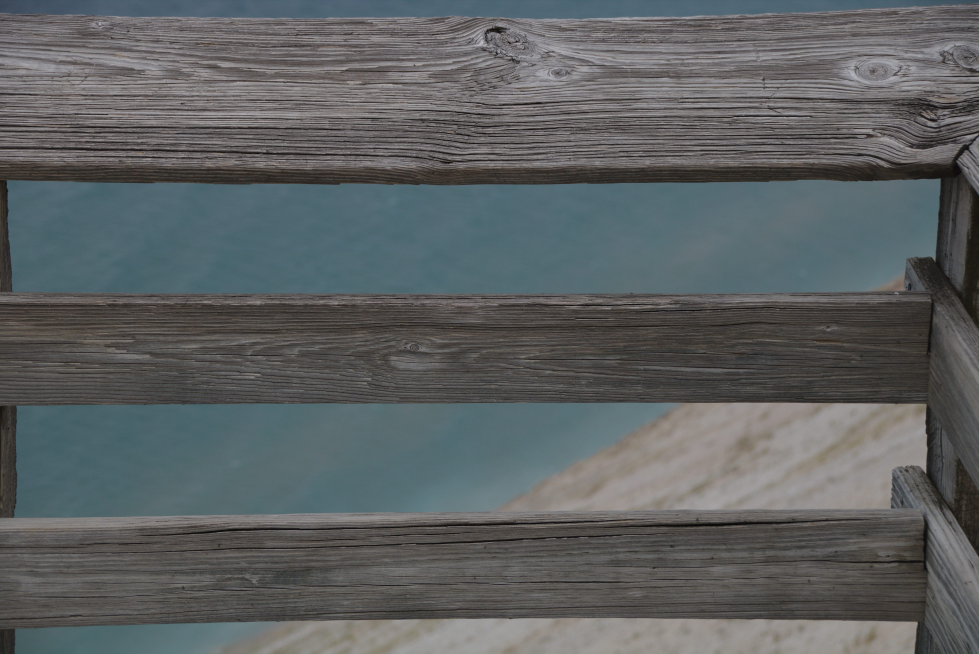
#> input picture pictures/platform.jpg, 4895 x 3268 px, found by its file name (shown at 1/5 size)
$ python top10.py
#> lines starting #> are read from the running program, lines starting #| are printed output that depends on the picture
import os
import glob
import matplotlib.pyplot as plt
import numpy as np
from PIL import Image
from pywaffle import Waffle


imageArray = []
colorArray = []
colorPercentage = 50


def get_colors(imageArray):
    for color in imageArray:
        if not colorArray:
            color[3] = color[3] + 1
            colorArray.append(color)
            # colorArray[0][0] = color[0]
        else:
            for colorIndex, tempColor in enumerate(colorArray):
                redMin = tempColor[0] - colorPercentage
                redMax = tempColor[0] + colorPercentage
                greenMin = tempColor[1] - colorPercentage
                greenMax = tempColor[1] + colorPercentage
                blueMin = tempColor[2] - colorPercentage
                blueMax = tempColor[2] + colorPercentage
                if color[0] >= redMin and color[0] <= redMax and color[1] >= greenMin and color[1] <= greenMax and color[2] >= blueMin and color[2] <= blueMax:
                    colorArray[colorIndex][3] += 1
                    break

                elif len(colorArray) == colorIndex + 1:
                    color[3] = color[3] + 1
                    colorArray.append(color)
    return colorArray


def plot_fig(colorArray):
    colorArray.sort(key=lambda x: x[3])
    colorArray = colorArray[-20:]
    print(colorArray)
    color = []
    occurrence = []
    for item in colorArray:
        occurrence.append(item[3])
        color.append('#%02x%02x%02x' %
                     (int(item[0]), int(item[1]), int(item[2])))

    fig = plt.figure(
        FigureClass=Waffle,
        rows=1,
        columns=5,
        colors=color,
        values=occurrence,
        figsize=(5, 3)  # figsize is a parameter of matplotlib.pyplot.figure
    )
    plt.show()


filename = "/Users/kentondover/Programming/python/pictures/pictures/platform.jpg"


size = 128, 128


file, ext = os.path.splitext(filename)
im = Image.open(filename)
#> im is the input picture: PIL image 4895x3268 RGB; mean R, G, B 93.3, 97.2, 98.2
im.thumbnail(size)
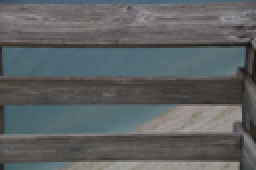
#> im: PIL image 128x85 RGB (shown 2 times larger); mean R, G, B 93.3, 97.2, 98.2
im.save(file + ".thumbnail", "JPEG")


with Image.open(filename.replace("jpg", "thumbnail")) as image:
    width, height = image.size
#> width = 128; height = 85
    totalPixels = width * height
#> totalPixels = 10880
    data = np.asarray(image)

    for rowIndex, rows in enumerate(data):
        for colorIndex, color in enumerate(rows):
            imageArray.append(
                [
                    color[0],
                    color[1],
                    color[2],
                    0
                    # rowIndex,
                    # colorIndex
                ])
#> this loop made 85 passes
#> after the loop, imageArray = 10880 items, first 6: [62, 75, 83, 0], [63, 76, 84, 0], [66, 79, 87, 0], [66, 79, 87, 0], [66, 79, 87, 0], [67, 80, 88, 0]
    # imageArray = np.array(imageArray)
    colorArray = get_colors(imageArray)
#> the loop in get_colors, `for color in imageArray:` made 10880 passes
#> after the loop in get_colors, `for color in imageArray:`: colorArray = [[62, 75, 83, 8596], [113, 120, 130, 2242], [23, 27, 30, 39], [167, 163, 160, 6]]
    plot_fig(colorArray)
#> in plot_fig, `colorArray = colorArray[-20:]`: colorArray = [[167, 163, 160, 6], [23, 27, 30, 39], [113, 120, 130, 2242], [62, 75, 83, 8596]]
#| [[167, 163, 160, 6], [23, 27, 30, 39], [113, 120, 130, 2242], [62, 75, 83, 8596]]
#> the loop in plot_fig, `for item in colorArray:` made 4 passes
#> after the loop in plot_fig, `for item in colorArray:`: color = ['#a7a3a0', '#171b1e', '#717882', '#3e4b53']; occurrence = [6, 39, 2242, 8596]
#> (the call stopped at in plot_fig, `fig = plt.figure( FigureClass=Waffle, rows=1, columns=5, colors=color,..`: pywaffle is not available in this run)

$ run again, with pictures/0D3A9762.jpg copied over pictures/platform.jpg
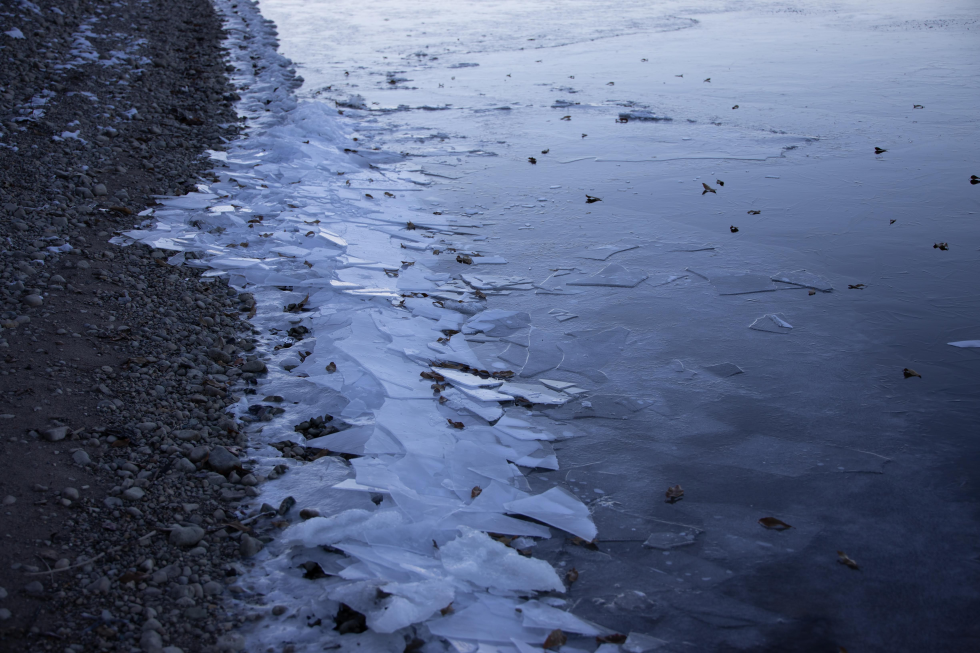
#> input picture pictures/0D3A9762.jpg, 4898 x 3265 px, found by its file name (shown at 1/5 size)
#> im is the input picture: PIL image 4898x3265 RGB; mean R, G, B 84.5, 97, 127
#> `im.thumbnail(size)`:
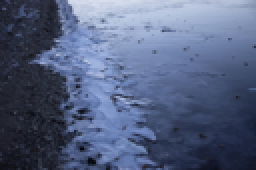
#> im: PIL image 128x85 RGB (shown 2 times larger); mean R, G, B 84.5, 97, 127
#> the loop `for rowIndex, rows in enumerate(data):` made 85 passes
#> after the loop `for rowIndex, rows in enumerate(data):`: imageArray = 10880 items, first 6: [18, 23, 45, 0], [19, 24, 46, 0], [38, 43, 63, 0], [60, 65, 85, 0], [54, 59, 79, 0], [29, 34, 54, 0]
#> the loop in get_colors, `for color in imageArray:` made 10880 passes
#> after the loop in get_colors, `for color in imageArray:`: colorArray = [[18, 23, 45, 4179], [117, 124, 150, 4562], [194, 204, 229, 1296], [72, 77, 96, 699], [142, 159, 202, 148]]
#> in plot_fig, `colorArray = colorArray[-20:]`: colorArray = [[142, 159, 202, 148], [72, 77, 96, 699], [194, 204, 229, 1296], [18, 23, 45, 4179], [117, 124, 150, 4562]]
#| [[142, 159, 202, 148], [72, 77, 96, 699], [194, 204, 229, 1296], [18, 23, 45, 4179], [117, 124, 150, 4562]]
#> the loop in plot_fig, `for item in colorArray:` made 5 passes
#> after the loop in plot_fig, `for item in colorArray:`: color = ['#8e9fca', '#484d60', '#c2cce5', '#12172d', '#757c96']; occurrence = [148, 699, 1296, 4179, 4562]

$ run again, with pictures/20170326191002_IMG_7379.JPG copied over pictures/platform.jpg
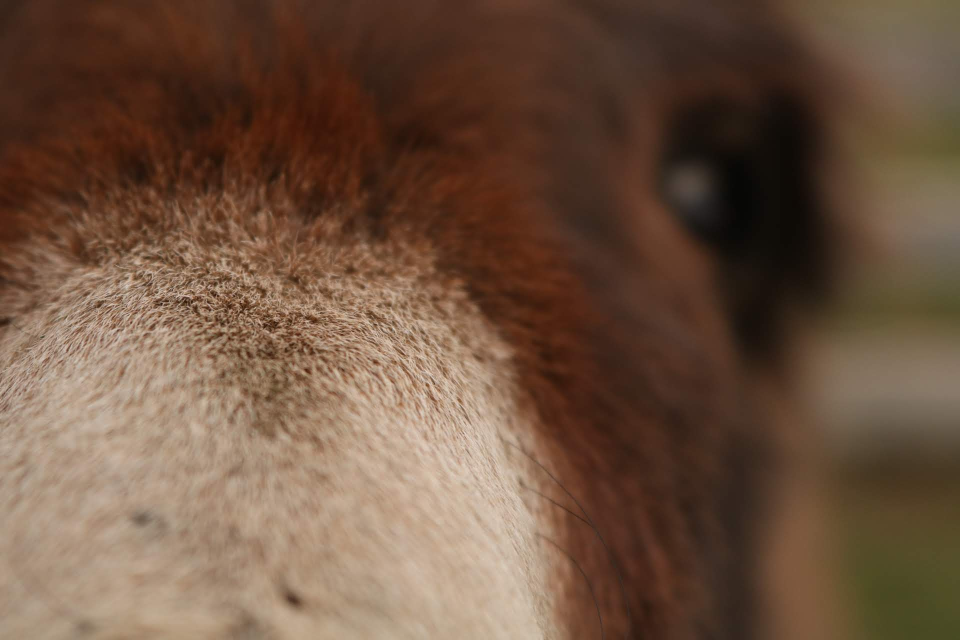
#> input picture pictures/20170326191002_IMG_7379.JPG, 1920 x 1280 px, found by its file name (shown at 1/2 size)
#> im is the input picture: PIL image 1920x1280 RGB; mean R, G, B 109.6, 82.9, 64.1
#> `im.thumbnail(size)`:
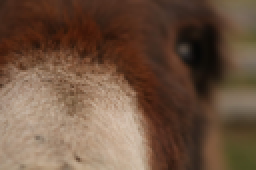
#> im: PIL image 128x85 RGB (shown 2 times larger); mean R, G, B 109.6, 82.9, 64
#> the loop `for rowIndex, rows in enumerate(data):` made 85 passes
#> after the loop `for rowIndex, rows in enumerate(data):`: imageArray = 10880 items, first 6: [60, 34, 21, 0], [61, 35, 22, 0], [63, 37, 24, 0], [67, 41, 28, 0], [71, 43, 31, 0], [72, 44, 32, 0]
#> the loop in get_colors, `for color in imageArray:` made 10880 passes
#> after the loop in get_colors, `for color in imageArray:`: colorArray = [[60, 34, 21, 6204], [112, 87, 65, 2047], [9, 5, 2, 7], [169, 134, 112, 2531], [216, 191, 169, 95]]
#> in plot_fig, `colorArray = colorArray[-20:]`: colorArray = [[9, 5, 2, 7], [216, 191, 169, 95], [112, 87, 65, 2047], [169, 134, 112, 2531], [60, 34, 21, 6204]]
#| [[9, 5, 2, 7], [216, 191, 169, 95], [112, 87, 65, 2047], [169, 134, 112, 2531], [60, 34, 21, 6204]]
#> the loop in plot_fig, `for item in colorArray:` made 5 passes
#> after the loop in plot_fig, `for item in colorArray:`: color = ['#090502', '#d8bfa9', '#705741', '#a98670', '#3c2215']; occurrence = [7, 95, 2047, 2531, 6204]

$ run again, with pictures/IMG_0027-Pano.jpg copied over pictures/platform.jpg
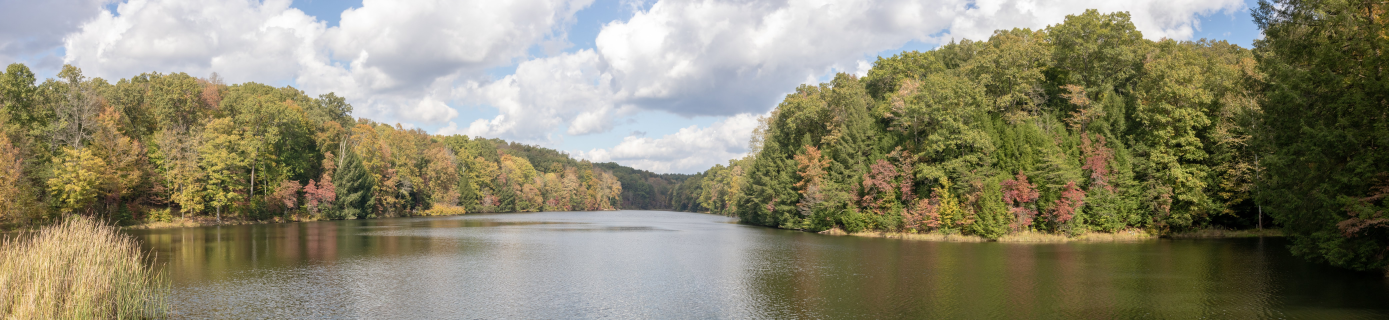
#> input picture pictures/IMG_0027-Pano.jpg, 8331 x 1920 px, found by its file name (shown at 1/6 size)
#> im is the input picture: PIL image 8331x1920 RGB; mean R, G, B 139.5, 135.3, 111.5
#> `im.thumbnail(size)`:
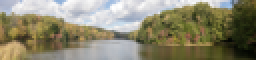
#> im: PIL image 128x30 RGB (shown 2 times larger); mean R, G, B 139.5, 135.3, 111.5
#> `with Image.open(filename.replace("jpg", "thumbnail")) as image:`:
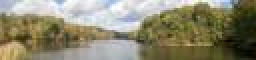
#> image: PIL image 128x30 RGB (shown 2 times larger); mean R, G, B 139.6, 135.3, 111.2
#> the loop `for rowIndex, rows in enumerate(data):` made 30 passes
#> after the loop `for rowIndex, rows in enumerate(data):`: imageArray = 3840 items, first 6: [169, 176, 204, 0], [174, 181, 207, 0], [176, 183, 209, 0], [175, 183, 204, 0], [181, 189, 210, 0], [188, 197, 214, 0]
#> the loop in get_colors, `for color in imageArray:` made 3840 passes
#> after the loop in get_colors, `for color in imageArray:`: colorArray = [[169, 176, 204, 845], [227, 236, 233, 416], [107, 124, 144, 279], [95, 96, 90, 1311], [87, 72, 29, 441], [175, 176, 144, 216], [148, 145, 90, 113], [36, 43, 9, 226]]
#> in plot_fig, `colorArray = colorArray[-20:]`: colorArray = [[148, 145, 90, 113], [175, 176, 144, 216], [36, 43, 9, 226], [107, 124, 144, 279], [227, 236, 233, 416], [87, 72, 29, 441], [169, 176, 204, 845], [95, 96, 90, 1311]]
#| [[148, 145, 90, 113], [175, 176, 144, 216], [36, 43, 9, 226], [107, 124, 144, 279], [227, 236, 233, 416], [87, 72, 29, 441], [169, 176, 204, 845], [95, 96, 90, 1311]]
#> the loop in plot_fig, `for item in colorArray:` made 8 passes
#> after the loop in plot_fig, `for item in colorArray:`: color = ['#94915a', '#afb090', '#242b09', '#6b7c90', '#e3ece9', '#57481d', '#a9b0cc', '#5f605a']; occurrence = [113, 216, 226, 279, 416, 441, 845, 1311]
